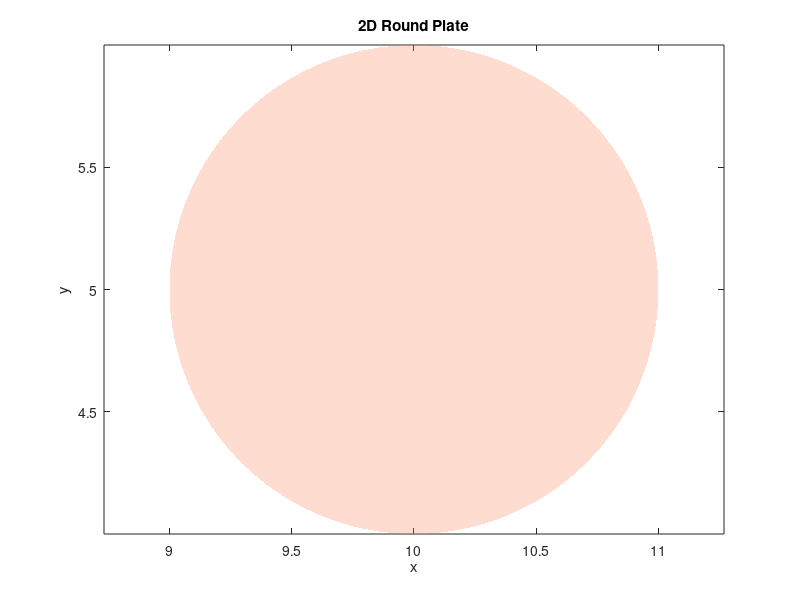

Recreate this plot in MATLAB.
clear all; clc;

r = 1;                        % radius of the plate
theta = linspace(0, 2*pi, 100);  % angle from 0 to 2π
x = r * cos(theta)+10;          % x coordinates
y = r * sin(theta)+5;          % y coordinates

hd = fill(x, y, 'b');             % fill the circle with blue color
set(hd, 'faceColor', [252 141 98]/255, 'faceAlpha', 0.3, 'EdgeColor', 'None');
axis equal;
title('2D Round Plate');
xlabel('x'); ylabel('y');
